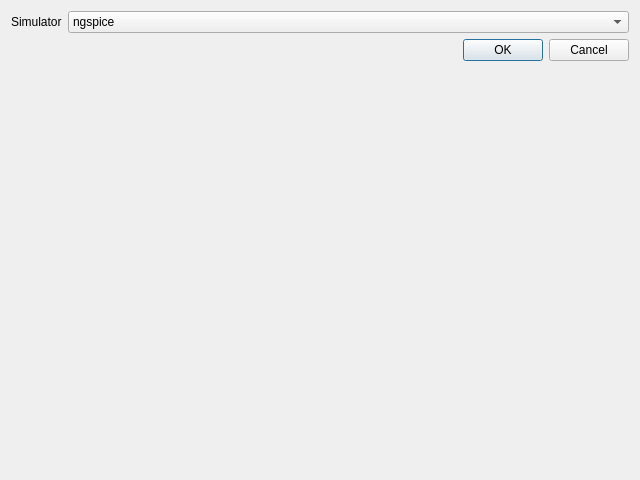
<?xml version="1.0" encoding="UTF-8"?>
<ui version="4.0">
 <class>Dialog</class>
 <widget class="QDialog" name="Dialog">
  <property name="geometry">
   <rect>
    <x>0</x>
    <y>0</y>
    <width>640</width>
    <height>480</height>
   </rect>
  </property>
  <property name="windowTitle">
   <string>Einstellungen</string>
  </property>
  <layout class="QFormLayout" name="formLayout">
   <item row="1" column="0">
    <widget class="QLabel" name="label">
     <property name="text">
      <string>Simulator</string>
     </property>
    </widget>
   </item>
   <item row="1" column="1">
    <widget class="QComboBox" name="simComboBox">
     <item>
      <property name="text">
       <string>ngspice</string>
      </property>
     </item>
     <item>
      <property name="text">
       <string>LTSpice</string>
      </property>
     </item>
    </widget>
   </item>
   <item row="2" column="1">
    <widget class="QDialogButtonBox" name="buttonBox">
     <property name="orientation">
      <enum>Qt::Horizontal</enum>
     </property>
     <property name="standardButtons">
      <set>QDialogButtonBox::Cancel|QDialogButtonBox::Ok</set>
     </property>
    </widget>
   </item>
  </layout>
 </widget>
 <resources/>
 <connections>
  <connection>
   <sender>buttonBox</sender>
   <signal>accepted()</signal>
   <receiver>Dialog</receiver>
   <slot>accept()</slot>
   <hints>
    <hint type="sourcelabel">
     <x>248</x>
     <y>254</y>
    </hint>
    <hint type="destinationlabel">
     <x>157</x>
     <y>274</y>
    </hint>
   </hints>
  </connection>
  <connection>
   <sender>buttonBox</sender>
   <signal>rejected()</signal>
   <receiver>Dialog</receiver>
   <slot>reject()</slot>
   <hints>
    <hint type="sourcelabel">
     <x>316</x>
     <y>260</y>
    </hint>
    <hint type="destinationlabel">
     <x>286</x>
     <y>274</y>
    </hint>
   </hints>
  </connection>
 </connections>
</ui>
